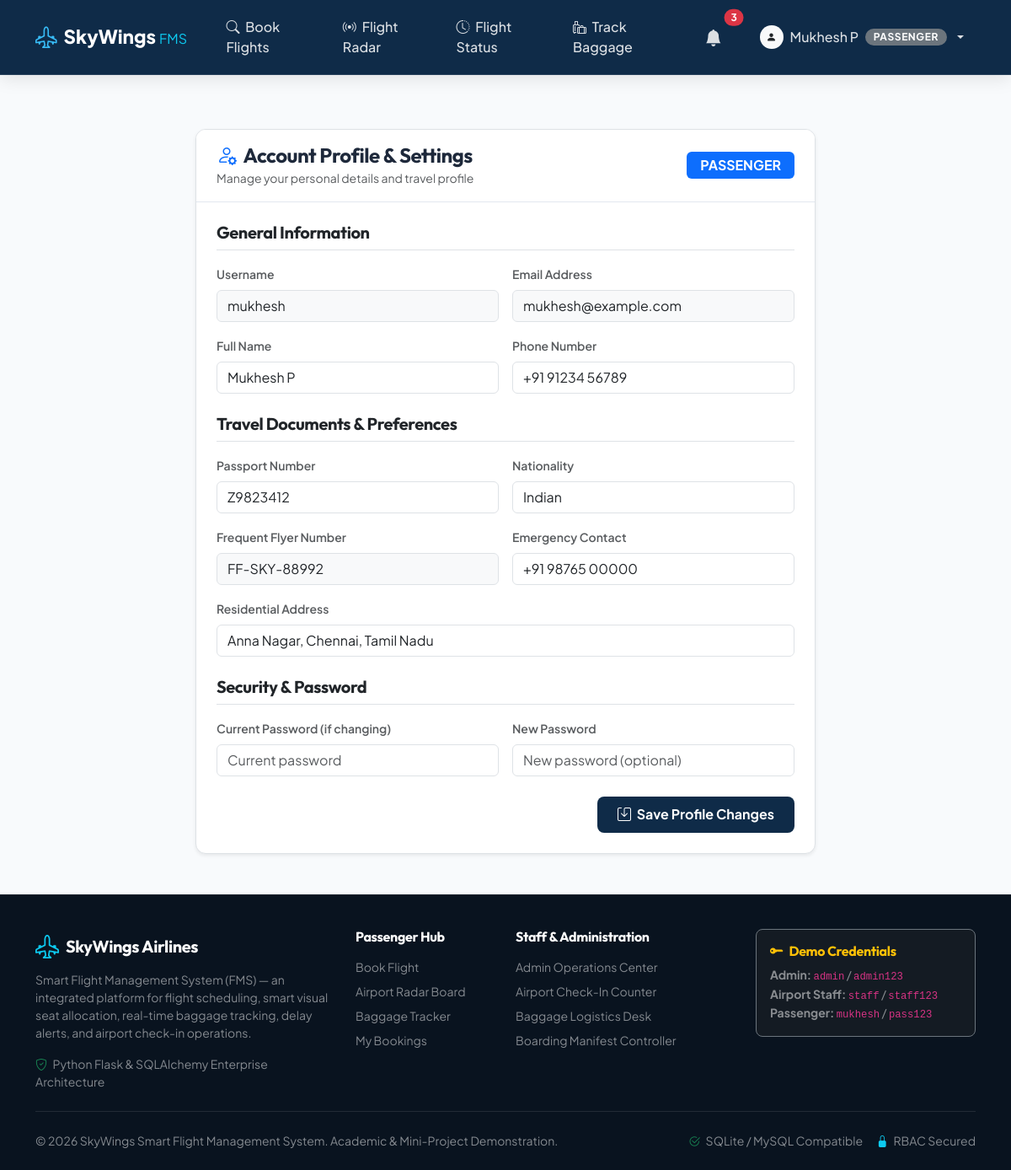
/profile (signed in), run on the app's committed database.
### models/user.py (models this page shows, shortened)
class User(db.Model):
    __tablename__ = 'users'
    id = db.Column(db.Integer, primary_key=True)
    username = db.Column(db.String(64), unique=True, nullable=False, index=True)
    email = db.Column(db.String(120), unique=True, nullable=False, index=True)
    password_hash = db.Column(db.String(255), nullable=False)
    role = db.Column(db.String(20), nullable=False, default='passenger')  # 'passenger', 'admin', 'staff'
    full_name = db.Column(db.String(100), nullable=False)
    phone = db.Column(db.String(20), nullable=True)
    is_active = db.Column(db.Boolean, default=True)
    created_at = db.Column(db.DateTime, default=datetime.utcnow)
    passenger_profile = db.relationship('PassengerProfile', backref='user', uselist=False, cascade='all, delete-orphan')
    staff_profile = db.relationship('StaffProfile', backref='user', uselist=False, cascade='all, delete-orphan')
    bookings = db.relationship('Booking', backref='passenger_user', lazy='dynamic', cascade='all, delete-orphan')
    notifications = db.relationship('Notification', backref='user', lazy='dynamic', cascade='all, delete-orphan')
    @property
    def is_admin(self):
        return self.role == 'admin'
    @property
    def is_staff(self):
        return self.role in ['admin', 'staff']
    @property
    def is_passenger(self):
        return self.role == 'passenger'
    def unread_notifications_count(self):
        return self.notifications.filter_by(is_read=False).count()

class PassengerProfile(db.Model):
    __tablename__ = 'passengers'
    id = db.Column(db.Integer, primary_key=True)
    user_id = db.Column(db.Integer, db.ForeignKey('users.id', ondelete='CASCADE'), nullable=False, unique=True)
    passport_number = db.Column(db.String(30), nullable=True)
    nationality = db.Column(db.String(50), default='Indian')
    date_of_birth = db.Column(db.Date, nullable=True)
    frequent_flyer_no = db.Column(db.String(30), nullable=True)
    emergency_contact = db.Column(db.String(50), nullable=True)
    address = db.Column(db.String(255), nullable=True)

### routes/auth.py (the view, shortened to what this page needs)
@auth_bp.route('/profile', methods=['GET', 'POST'])
@login_required
def profile():
    user = User.query.get_or_404(session['user_id'])
    return render_template('auth/profile.html', user=user)

### templates/auth/profile.html (shortened to what this page needs)
{% extends 'base.html' %}
{% block content %}
<div class="container py-5">
    <div class="row justify-content-center">
        <div class="col-lg-8">
            <div class="fms-card shadow-sm border">
                <div class="fms-card-header bg-white py-3 px-4 d-flex justify-content-between align-items-center">
                    <div>
                        <h4 class="mb-0 fw-bold"><i class="bi bi-person-gear me-2 text-primary"></i>Account Profile & Settings</h4>
                        <small class="text-muted">Manage your personal details and travel profile</small>
                    </div>
                    <span class="badge bg-primary fs-6 px-3 py-2 text-uppercase">{{ user.role }}</span>
                </div>
                <div class="fms-card-body p-4">
                    <form action="{{ url_for('auth.profile') }}" method="POST">
                        <h5 class="fw-bold text-dark border-bottom pb-2 mb-3">General Information</h5>
                        <div class="row g-3 mb-3">
                            <div class="col-md-6">
                                <label class="form-label fw-semibold text-muted small">Username</label>
                                <input type="text" class="form-control bg-light" value="{{ user.username }}" readonly>
                            </div>
                            <div class="col-md-6">
                                <label class="form-label fw-semibold text-muted small">Email Address</label>
                                <input type="email" class="form-control bg-light" value="{{ user.email }}" readonly>
                            </div>
                            <div class="col-md-6">
                                <label class="form-label fw-semibold text-muted small">Full Name</label>
                                <input type="text" name="full_name" class="form-control" value="{{ user.full_name }}" required>
                            </div>
                            <div class="col-md-6">
                                <label class="form-label fw-semibold text-muted small">Phone Number</label>
                                <input type="text" name="phone" class="form-control" value="{{ user.phone or '' }}">
                            </div>
                        </div>
                        {% if user.is_passenger %}
                        <h5 class="fw-bold text-dark border-bottom pb-2 mb-3 mt-4">Travel Documents & Preferences</h5>
                        <div class="row g-3 mb-3">
                            <div class="col-md-6">
                                <label class="form-label fw-semibold text-muted small">Passport Number</label>
                                <input type="text" name="passport_number" class="form-control" value="{{ user.passenger_profile.passport_number if user.passenger_profile else '' }}">
                            </div>
                            <div class="col-md-6">
                                <label class="form-label fw-semibold text-muted small">Nationality</label>
                                <input type="text" name="nationality" class="form-control" value="{{ user.passenger_profile.nationality if user.passenger_profile else 'Indian' }}">
                            </div>
                            <div class="col-md-6">
                                <label class="form-label fw-semibold text-muted small">Frequent Flyer Number</label>
                                <input type="text" class="form-control bg-light" value="{{ user.passenger_profile.frequent_flyer_no if user.passenger_profile else 'FF-N/A' }}" readonly>
                            </div>
                            <div class="col-md-6">
                                <label class="form-label fw-semibold text-muted small">Emergency Contact</label>
                                <input type="text" name="emergency_contact" class="form-control" value="{{ user.passenger_profile.emergency_contact if user.passenger_profile else '' }}">
                            </div>
                            <div class="col-12">
                                <label class="form-label fw-semibold text-muted small">Residential Address</label>
                                <input type="text" name="address" class="form-control" value="{{ user.passenger_profile.address if user.passenger_profile else '' }}">
                            </div>
                        </div>
                        {% endif %}
                        <h5 class="fw-bold text-dark border-bottom pb-2 mb-3 mt-4">Security & Password</h5>
                        <div class="row g-3 mb-4">
                            <div class="col-md-6">
                                <label class="form-label fw-semibold text-muted small">Current Password (if changing)</label>
                                <input type="password" name="current_password" class="form-control" placeholder="Current password">
                            </div>
                            <div class="col-md-6">
                                <label class="form-label fw-semibold text-muted small">New Password</label>
                                <input type="password" name="new_password" class="form-control" placeholder="New password (optional)">
                            </div>
                        </div>
                        <div class="d-flex justify-content-end gap-2">
                            <button type="submit" class="btn btn-fms-primary px-4 fw-bold">
                                <i class="bi bi-save me-1"></i> Save Profile Changes
                            </button>
                        </div>
                    </form>
                </div>
            </div>
        </div>
    </div>
</div>
{% endblock %}

### templates/base.html (shortened to what this page needs)
<!DOCTYPE html>
<html lang="en">
<head>
    <link href="https://cdn.jsdelivr.net/npm/bootstrap@5.3.3/dist/css/bootstrap.min.css" rel="stylesheet">
    <link href="https://cdn.jsdelivr.net/npm/bootstrap-icons@1.11.3/font/bootstrap-icons.min.css" rel="stylesheet">
    <link rel="stylesheet" href="{{ url_for('static', filename='css/custom.css') }}">
</head>
<body>
    <nav class="navbar navbar-expand-lg fms-navbar sticky-top">
        <div class="container">
            <a class="navbar-brand fms-brand" href="{{ url_for('index') }}">
                <i class="bi bi-airplane-engines wing-icon"></i>
                <span>SkyWings<span class="text-info fw-normal ms-1 fs-6">FMS</span></span>
            </a>
            <div class="collapse navbar-collapse" id="navbarContent">
                <ul class="navbar-nav me-auto mb-2 mb-lg-0 ms-lg-3">
                    <li class="nav-item">
                        <a class="nav-link {% if request.endpoint == 'passenger.search' %}active{% endif %}" href="{{ url_for('passenger.search') }}">
                            <i class="bi bi-search me-1"></i> Book Flights
                        </a>
                    </li>
                    <li class="nav-item">
                        <a class="nav-link {% if request.endpoint == 'flights.schedule' %}active{% endif %}" href="{{ url_for('flights.schedule') }}">
                            <i class="bi bi-broadcast me-1"></i> Flight Radar
                        </a>
                    </li>
                    <li class="nav-item">
                        <a class="nav-link" href="#" data-bs-toggle="modal" data-bs-target="#quickFlightStatusModal">
                            <i class="bi bi-clock-history me-1"></i> Flight Status
                        </a>
                    </li>
                    {% if current_user and current_user.is_passenger %}
                    <li class="nav-item">
                        <a class="nav-link {% if request.endpoint == 'passenger.track_baggage' %}active{% endif %}" href="{{ url_for('passenger.track_baggage') }}">
                            <i class="bi bi-luggage me-1"></i> Track Baggage
                        </a>
                    </li>
                    {% endif %}
                </ul>
                <ul class="navbar-nav ms-auto align-items-center gap-2">
                    {% if current_user %}
                        <li class="nav-item me-2">
                            <a class="nav-link position-relative p-2" href="{{ url_for('passenger.notifications') }}" title="Notifications">
                                <i class="bi bi-bell-fill fs-5"></i>
                                <span id="headerNotifBadge" class="position-absolute top-0 start-100 translate-middle badge rounded-pill bg-danger {% if unread_notifications_count == 0 %}d-none{% endif %}">
                                    {{ unread_notifications_count }}
                                </span>
                            </a>
                        </li>
                        <li class="nav-item dropdown">
                            <a class="nav-link dropdown-toggle d-flex align-items-center gap-2" href="#" role="button" data-bs-toggle="dropdown">
                                <span class="badge bg-light text-dark rounded-circle p-2">
                                    <i class="bi bi-person-fill"></i>
                                </span>
                                <span>{{ current_user.full_name }}</span>
                                <span class="badge bg-secondary role-badge">{{ current_user.role }}</span>
                            </a>
                        </li>
                    {% endif %}
                </ul>
            </div>
        </div>
    </nav>
    <main class="flex-grow-1">
        {% block content %}{% endblock %}
    </main>
    <footer class="footer">
        <div class="container">
            <div class="row g-4">
                <div class="col-lg-4 col-md-6">
                    <div class="d-flex align-items-center gap-2 mb-2">
                        <i class="bi bi-airplane-engines text-info fs-3"></i>
                        <h5 class="text-white mb-0 brand-font">SkyWings Airlines</h5>
                    </div>
                    <p class="text-white-50 small mb-3">
                        Smart Flight Management System (FMS) — an integrated platform for flight scheduling, smart visual seat allocation, real-time baggage tracking, delay alerts, and airport check-in operations.
                    </p>
                    <div class="text-white-50 small">
                        <i class="bi bi-shield-check text-success me-1"></i> Python Flask & SQLAlchemy Enterprise Architecture
                    </div>
                </div>
                <div class="col-lg-2 col-md-6">
                    <h6 class="text-white fw-bold mb-3">Passenger Hub</h6>
                    <ul class="list-unstyled small text-white-50 d-flex flex-column gap-2">
                        <li><a href="{{ url_for('passenger.search') }}" class="text-white-50 text-decoration-none hover-white">Book Flight</a></li>
                        <li><a href="{{ url_for('flights.schedule') }}" class="text-white-50 text-decoration-none">Airport Radar Board</a></li>
                        <li><a href="{{ url_for('passenger.track_baggage') }}" class="text-white-50 text-decoration-none">Baggage Tracker</a></li>
                        <li><a href="{{ url_for('passenger.my_bookings') }}" class="text-white-50 text-decoration-none">My Bookings</a></li>
                    </ul>
                </div>
                <div class="col-lg-3 col-md-6">
                    <h6 class="text-white fw-bold mb-3">Staff & Administration</h6>
                    <ul class="list-unstyled small text-white-50 d-flex flex-column gap-2">
                        <li><a href="{{ url_for('admin.dashboard') }}" class="text-white-50 text-decoration-none">Admin Operations Center</a></li>
                        <li><a href="{{ url_for('staff.checkin') }}" class="text-white-50 text-decoration-none">Airport Check-In Counter</a></li>
                        <li><a href="{{ url_for('staff.baggage_desk') }}" class="text-white-50 text-decoration-none">Baggage Logistics Desk</a></li>
                        <li><a href="{{ url_for('staff.boarding') }}" class="text-white-50 text-decoration-none">Boarding Manifest Controller</a></li>
                    </ul>
                </div>
                <div class="col-lg-3 col-md-6">
                    <div class="p-3 bg-dark bg-opacity-50 border border-secondary rounded-3">
                        <h6 class="text-warning fw-bold mb-2"><i class="bi bi-key-fill me-1"></i> Demo Credentials</h6>
                        <div class="small text-white-50">
                            <div><strong>Admin:</strong> <code>admin</code> / <code>admin123</code></div>
                            <div><strong>Airport Staff:</strong> <code>staff</code> / <code>staff123</code></div>
                            <div><strong>Passenger:</strong> <code>mukhesh</code> / <code>pass123</code></div>
                        </div>
                    </div>
                </div>
            </div>
            <hr class="border-secondary my-4">
            <div class="d-flex flex-column flex-md-row justify-content-between align-items-center small text-white-50">
                <div>&copy; 2026 SkyWings Smart Flight Management System. Academic & Mini-Project Demonstration.</div>
                <div class="d-flex gap-3 mt-2 mt-md-0">
                    <span><i class="bi bi-check2-circle text-success me-1"></i> SQLite / MySQL Compatible</span>
                    <span><i class="bi bi-lock-fill text-info me-1"></i> RBAC Secured</span>
                </div>
            </div>
        </div>
    </footer>
</body>
</html>

### data on the page
User: full_name "Mukhesh P", role "PASSENGER", username "mukhesh", email "mukhesh@example.com", phone "+91 91234 56789"
PassengerProfile: passport_number "Z9823412", nationality "Indian", passenger_profile "FF-SKY-88992", emergency_contact "+91 98765 00000", address "Anna Nagar, Chennai, Tamil Nadu"

### other printed values
{{ unread_notifications_count }} "3"
